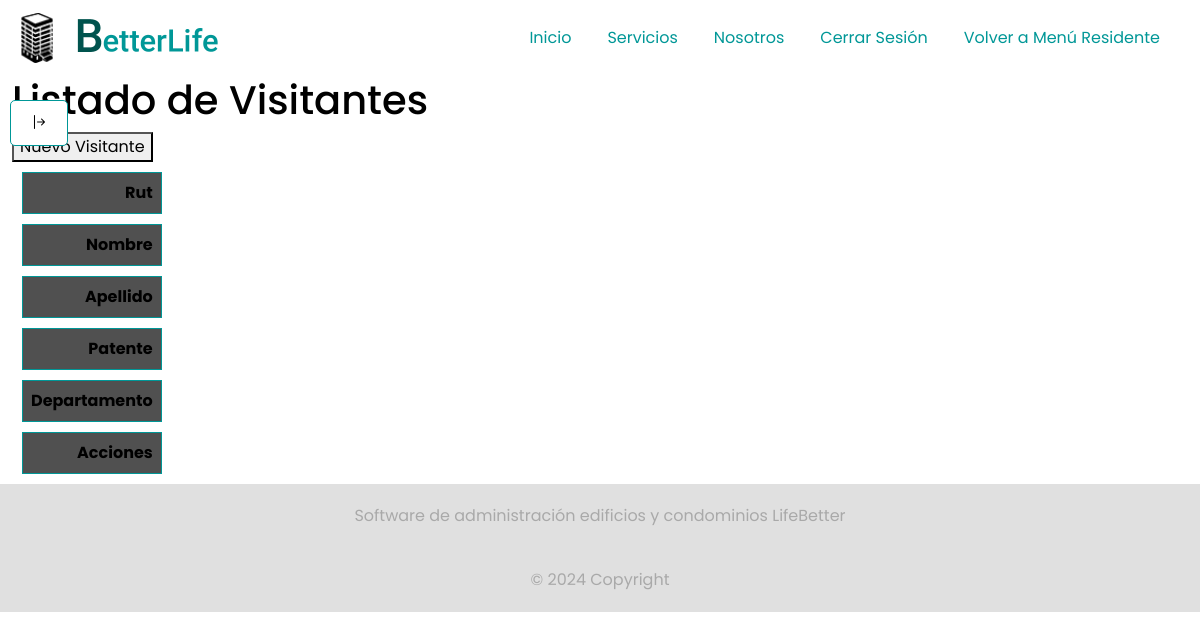
The app's page /visitas/ (signed in), older data.
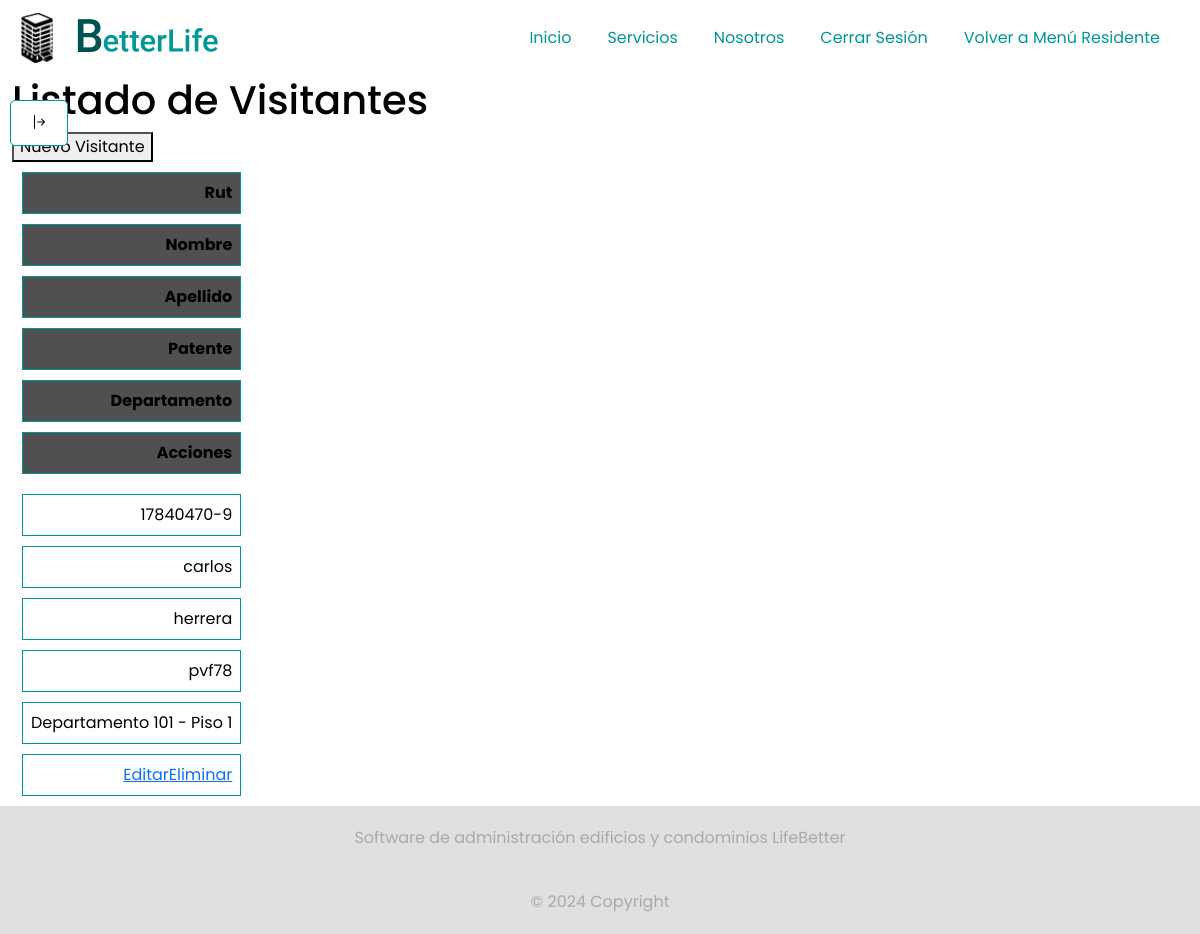
The same page, newer data.
### LifeBetterApp/models.py (models this page shows, shortened)
class Visitante(models.Model):
    id = models.AutoField(primary_key=True)
    rut_visitante = models.CharField(max_length=8, validators=[validar_rut])
    dv_visitante = models.CharField(max_length=1, validators=[validar_dv])
    nombres_visitante = models.CharField(max_length=80)
    apellido_visitante = models.CharField(max_length=80)
    patente = models.CharField(max_length=6, blank=True, null=True)
    departamento = models.ForeignKey(Departamento, on_delete=models.CASCADE)
    class Meta:
        db_table = 'visitante'
        verbose_name = 'Visitante'
        verbose_name_plural = 'Visitantes'

class Departamento(models.Model):
    id_depto = models.AutoField(primary_key=True)
    numero_depto = models.IntegerField()
    piso = models.IntegerField()
    class Meta:
        db_table = 'departamento'
        verbose_name = 'Departamento'
        verbose_name_plural = 'Departamentos'
    def __str__(self):
        return f'Departamento {self.numero_depto} - Piso {self.piso}'

### LifeBetterApp/views.py (the view)
# urls.py: path('visitas/', views.visita, name='visita_residente'),
@login_required
def visita(request):
    if request.user.role == 'conserje' or request.user.role == 'residente':
        visitas = Visitante.objects.all()
        return render(request, 'conserje/visita.html', {'visitas': visitas})
    else:
        return redirect('unauthorized')

### LifeBetterApp/templates/conserje/visita.html
{% extends "../index.html" %} {% load static %} {% block title %} LB | VISITAS {% endblock %} {% block body %} {% include 'componentes/sidenav.html'%}
<h1>Listado de Visitantes</h1>
<button onclick="location.href='{% url 'nueva_visita' %}'">Nuevo Visitante</button>
<table>
  <thead>
    <tr>
      <th>Rut</th>
      <th>Nombre</th>
      <th>Apellido</th>
      <th>Patente</th>
      <th>Departamento</th>
      <th>Acciones</th>
    </tr>
  </thead>
  <tbody>
    {% for visita in visitas %}
    <tr>
      <td>{{ visita.rut_visitante }}-{{visita.dv_visitante}} </td>
      <td>{{ visita.nombres_visitante }}</td>
      <td>{{ visita.apellido_visitante }}</td>
      <td>{{ visita.patente }}</td>
      <td>{{ visita.departamento }}</td>
      <td>
        <a href="{% url 'editar_visita' id=visita.id %}">Editar</a>
        <a href="{% url 'eliminar_visita' id=visita.id %}">Eliminar</a>
      </td>
    </tr>
    {% endfor %}
  </tbody>
</table>
{% endblock %}

Row changes from the older to the newer data that the page shows:
added Visitante: rut_visitante "17840470", dv_visitante "9", nombres_visitante "carlos", apellido_visitante "herrera", patente "pvf78", departamento "Departamento 101 - Piso 1"
